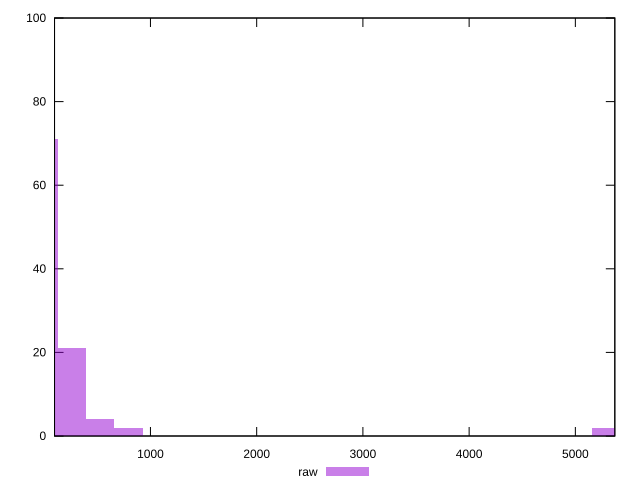

Write gnuplot code to recreate this figure.
reset

$raw <<EOF
793.2300169446912 2
0 71
5288.200112964609 2
264.4100056482304 21
528.8200112964608 4
EOF

set key outside below
set boxwidth 264.4100056482304
set xrange [96.978:5371.55]
set yrange [0:100]
set trange [0:100]
set style fill transparent solid 0.5 noborder
set terminal svg size 640, 490 enhanced background rgb 'white'
set output "report_00012_2021-02-09T11:01:39.952Z/server-response-time/samples/pages/raw/histogram.svg"

plot $raw title "raw" with boxes

reset
